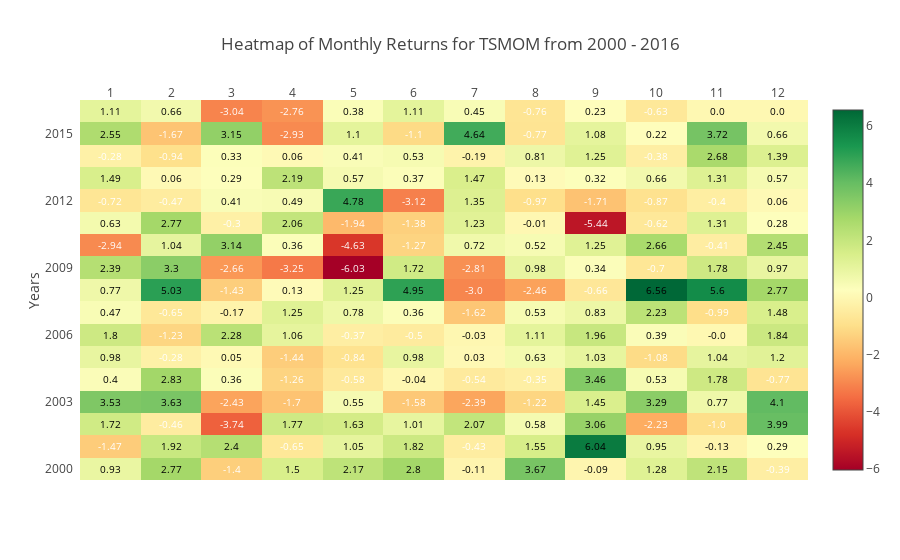
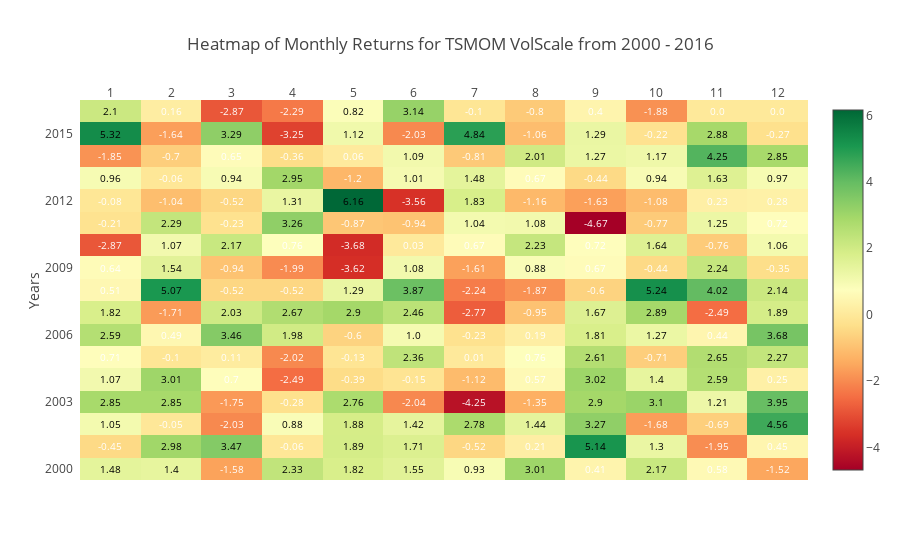
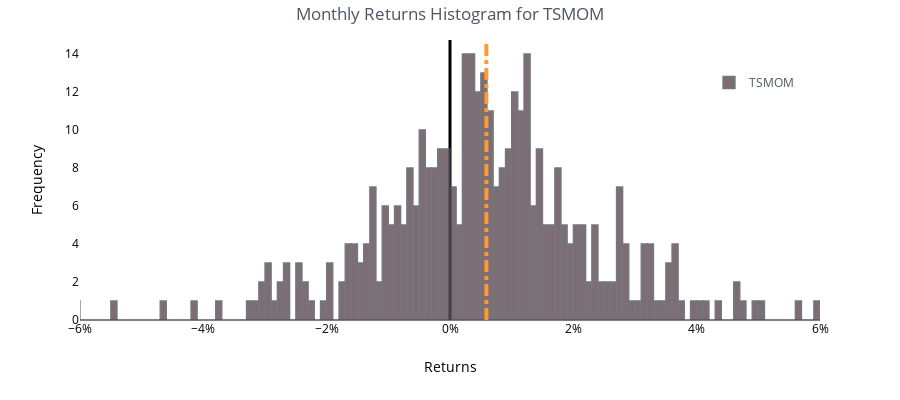
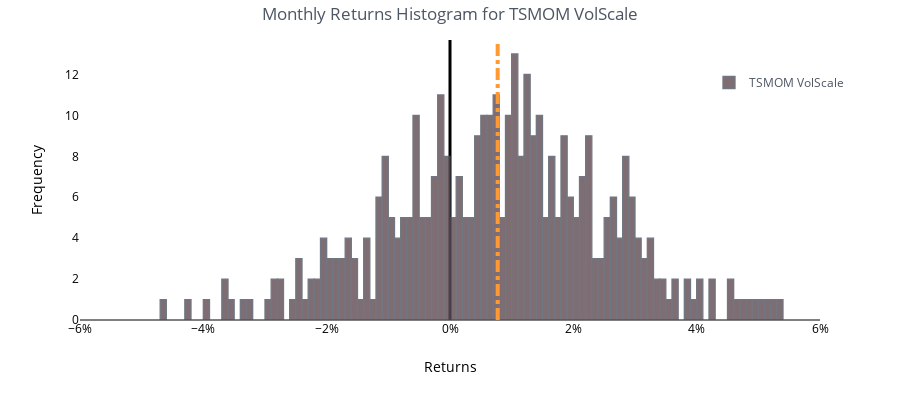

Write notebook code for charts like these, in order.
### Code cell
get_monthly_heatmap(strat, 'RdYlGn', yr_from='2000')
get_monthly_heatmap(strat_vol, 'RdYlGn', yr_from = '2000')

get_monthly_hist(strat)
get_monthly_hist(strat_vol)

underwater(spy_rets)
underwater(strat, range = [-20, 0])
underwater(strat_vol, range = [-20, 0])
